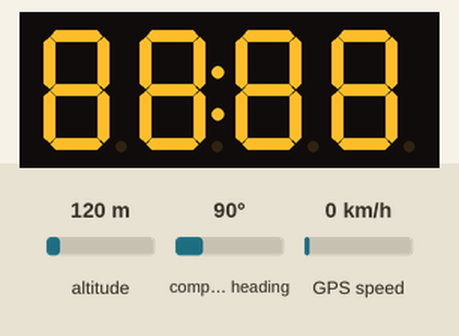
Bench run of a sketch on a simulated Arduino Uno, built with avr-gcc and run on an emulated ATmega328P. On the bench: 4-digit seven-segment display. The test bench sets the inputs (shaded band); at power-on: altitude 120 m, compass heading 90°, GPS speed 0 km/h. The GPS gets a fix after 3 s at 37.7749, -122.4194 with 8 satellites.

Above: at 0.1 s.
At 4.2 s:
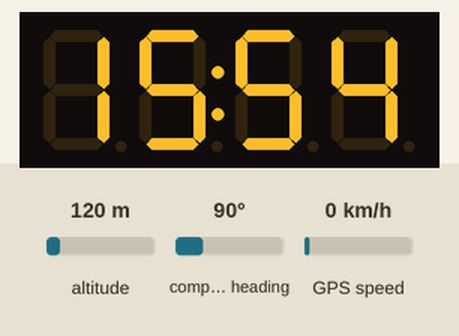
At 91.4 s:
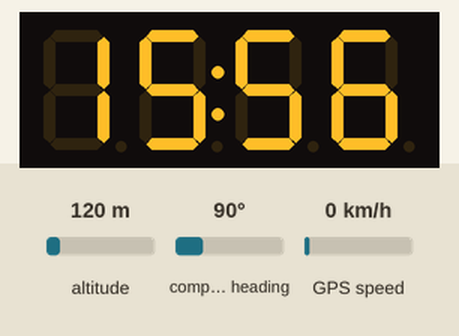

Measured:
- what the display in image 1 shows lasts 26.4 s, from 4.1 s to 30.5 s

The sketch:

gps_clock.ino
```cpp
#include <TM1637.h>
#include <SoftwareSerial.h>
#include <TinyGPS.h>
#define SRX 4
#define STX 3
#define CLK 5
#define DIO 6

TM1637 tm1637(CLK, DIO);
SoftwareSerial ss(SRX, STX);
TinyGPS gps;

static void smartdelay(unsigned long ms);
static void get_date(TinyGPS &gps);
static void Print_LED(uint8_t hour, uint8_t minute);
static boolean Pointonff = true;
// static void print_int(unsigned long val, unsigned long invalid, int len);

void setup()
{
  /// Serial.begin(9600);
  ss.begin(9600);
  tm1637.init();
  tm1637.set(BRIGHT_TYPICAL);
  Print_LED(0, 0);
}

void loop()
{
  get_date(gps);
  smartdelay(2000);
}

static void smartdelay(unsigned long ms)
{
  unsigned long start = millis();
  do
  {
    while (ss.available())
      gps.encode(ss.read());

  } while (millis() - start < ms);
}

static void get_date(TinyGPS &gps)
{
  int year;
  uint8_t month, day, hour, minute, second, hundredths;
  unsigned long age;
  gps.crack_datetime(&year, &month, &day, &hour, &minute, &second, &hundredths, &age);

  //  print_int(age, TinyGPS::GPS_INVALID_AGE, 5);

  if (age == TinyGPS::GPS_INVALID_AGE || age > 20000)
  {
    //  Serial.print("Time: 88:88 ");
    Print_LED(88, 88);
  }
  else if (age < 20000)
  {
    hour += 5;
    minute += 30;
    if (minute > 59)
    {
      minute -= 60;
      hour += 1;
    }
    if (hour > 23)
    {
      hour -= 24;
    }

    char sz[32];
    sprintf(sz, "Time: %02d:%02d ", hour, minute);
    //  Serial.print(sz);
    Print_LED(hour, minute);
  }

  //  Serial.println();
}

static void Print_LED(uint8_t hour, uint8_t minute)
{

  uint8_t u8arry[4] = {8, 8, 8, 8};
  if (hour < 10)
  {
    u8arry[0] = 0;
    u8arry[1] = hour;
  }
  else
  {
    u8arry[0] = hour / 10;
    u8arry[1] = hour % 10;
  }

  if (minute < 10)
  {
    u8arry[2] = 0;
    u8arry[3] = minute;
  }
  else
  {
    u8arry[2] = minute / 10;
    u8arry[3] = minute % 10;
  }
  tm1637.display(0, u8arry[0]);
  tm1637.display(1, u8arry[1]);
  tm1637.display(2, u8arry[2]);
  tm1637.display(3, u8arry[3]);
  Pointonff != Pointonff;
  tm1637.point(Pointonff);
}
/*
static void print_int(unsigned long val, unsigned long invalid, int len)
{
  char sz[32];
  if (val == invalid)
    strcpy(sz, "*******");
  else
    sprintf(sz, "  Age:  %ld", val);

  sz[len] = 0;
  for (int i = strlen(sz); i < len; ++i)
    sz[i] = ' ';
  if (len > 0)
    sz[len - 1] = ' ';

  Serial.print(sz);
  smartdelay(0);
}

*/
```
